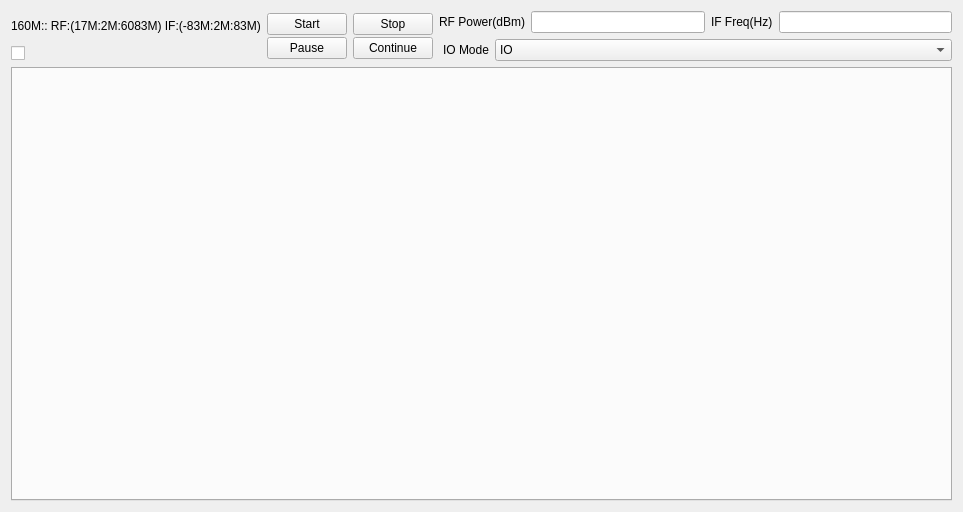
<?xml version="1.0" encoding="UTF-8"?>
<ui version="4.0">
 <class>QTestR1CTxFreqDlg</class>
 <widget class="QWidget" name="QTestR1CTxFreqDlg">
  <property name="geometry">
   <rect>
    <x>0</x>
    <y>0</y>
    <width>963</width>
    <height>512</height>
   </rect>
  </property>
  <property name="windowTitle">
   <string>Form</string>
  </property>
  <layout class="QVBoxLayout" name="verticalLayout_3" stretch="0,1">
   <item>
    <layout class="QHBoxLayout" name="horizontalLayout_5" stretch="0,1,1,8">
     <item>
      <layout class="QVBoxLayout" name="verticalLayout">
       <item>
        <widget class="QLabel" name="label_2">
         <property name="text">
          <string>160M:: RF:(17M:2M:6083M) IF:(-83M:2M:83M)</string>
         </property>
        </widget>
       </item>
       <item>
        <widget class="QCheckBox" name="checkBox">
         <property name="text">
          <string/>
         </property>
        </widget>
       </item>
      </layout>
     </item>
     <item>
      <layout class="QVBoxLayout" name="verticalLayoutStarPaus">
       <property name="spacing">
        <number>0</number>
       </property>
       <item>
        <widget class="QPushButton" name="pushButtonStar">
         <property name="sizePolicy">
          <sizepolicy hsizetype="Fixed" vsizetype="Fixed">
           <horstretch>0</horstretch>
           <verstretch>0</verstretch>
          </sizepolicy>
         </property>
         <property name="text">
          <string>Start</string>
         </property>
        </widget>
       </item>
       <item>
        <widget class="QPushButton" name="pushButtonPaus">
         <property name="sizePolicy">
          <sizepolicy hsizetype="Fixed" vsizetype="Fixed">
           <horstretch>0</horstretch>
           <verstretch>0</verstretch>
          </sizepolicy>
         </property>
         <property name="text">
          <string>Pause</string>
         </property>
        </widget>
       </item>
      </layout>
     </item>
     <item>
      <layout class="QVBoxLayout" name="verticalLayoutStopCont">
       <property name="spacing">
        <number>0</number>
       </property>
       <item>
        <widget class="QPushButton" name="pushButtonStop">
         <property name="sizePolicy">
          <sizepolicy hsizetype="Fixed" vsizetype="Fixed">
           <horstretch>0</horstretch>
           <verstretch>0</verstretch>
          </sizepolicy>
         </property>
         <property name="text">
          <string>Stop</string>
         </property>
        </widget>
       </item>
       <item>
        <widget class="QPushButton" name="pushButtonCont">
         <property name="sizePolicy">
          <sizepolicy hsizetype="Fixed" vsizetype="Fixed">
           <horstretch>0</horstretch>
           <verstretch>0</verstretch>
          </sizepolicy>
         </property>
         <property name="text">
          <string>Continue</string>
         </property>
        </widget>
       </item>
      </layout>
     </item>
     <item>
      <layout class="QHBoxLayout" name="horizontalLayout_4" stretch="6">
       <item>
        <layout class="QVBoxLayout" name="verticalLayout_2">
         <item>
          <layout class="QHBoxLayout" name="horizontalLayout_2">
           <item>
            <widget class="QLabel" name="labelFreq">
             <property name="sizePolicy">
              <sizepolicy hsizetype="Fixed" vsizetype="Fixed">
               <horstretch>0</horstretch>
               <verstretch>0</verstretch>
              </sizepolicy>
             </property>
             <property name="minimumSize">
              <size>
               <width>50</width>
               <height>0</height>
              </size>
             </property>
             <property name="text">
              <string>RF Power(dBm)</string>
             </property>
             <property name="alignment">
              <set>Qt::AlignRight|Qt::AlignTrailing|Qt::AlignVCenter</set>
             </property>
            </widget>
           </item>
           <item>
            <widget class="QLineEdit" name="lineEdit"/>
           </item>
           <item>
            <widget class="QLabel" name="label">
             <property name="text">
              <string>IF Freq(Hz)</string>
             </property>
            </widget>
           </item>
           <item>
            <widget class="QLineEdit" name="lineEditFreq"/>
           </item>
          </layout>
         </item>
         <item>
          <layout class="QHBoxLayout" name="horizontalLayout_3">
           <item>
            <widget class="QLabel" name="labelFreq_2">
             <property name="sizePolicy">
              <sizepolicy hsizetype="Fixed" vsizetype="Fixed">
               <horstretch>0</horstretch>
               <verstretch>0</verstretch>
              </sizepolicy>
             </property>
             <property name="minimumSize">
              <size>
               <width>50</width>
               <height>0</height>
              </size>
             </property>
             <property name="text">
              <string>IO Mode</string>
             </property>
             <property name="alignment">
              <set>Qt::AlignRight|Qt::AlignTrailing|Qt::AlignVCenter</set>
             </property>
            </widget>
           </item>
           <item>
            <widget class="QComboBox" name="comboBoxBw">
             <item>
              <property name="text">
               <string>IO</string>
              </property>
             </item>
             <item>
              <property name="text">
               <string>OUTPUT</string>
              </property>
             </item>
            </widget>
           </item>
          </layout>
         </item>
        </layout>
       </item>
      </layout>
     </item>
    </layout>
   </item>
   <item>
    <widget class="QTestR1CTxFreqTabWidget" name="tabWidget"/>
   </item>
  </layout>
 </widget>
 <customwidgets>
  <customwidget>
   <class>QTestR1CTxFreqTabWidget</class>
   <extends>QTabWidget</extends>
   <header location="global">qtestr1ctxfreqtabwidget.h</header>
   <container>1</container>
  </customwidget>
 </customwidgets>
 <resources/>
 <connections/>
</ui>
